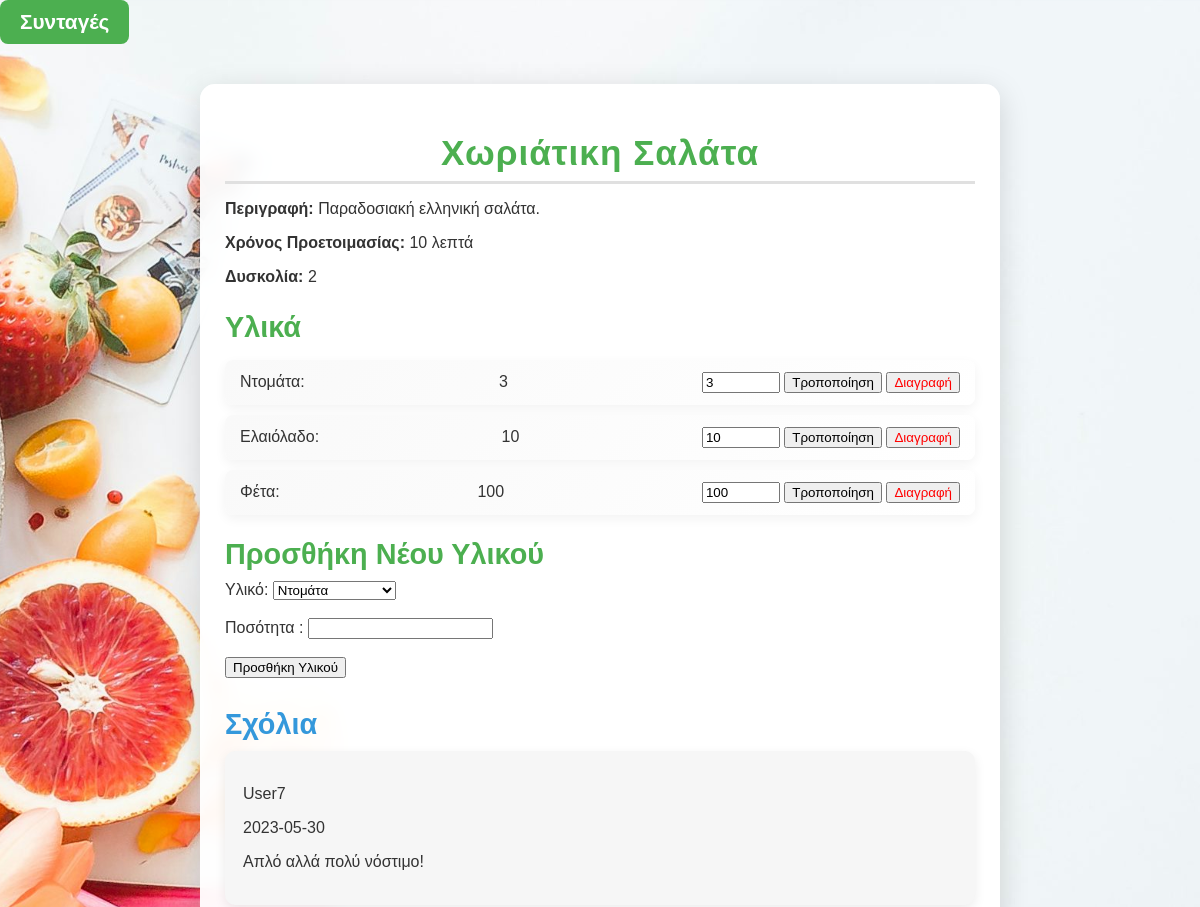
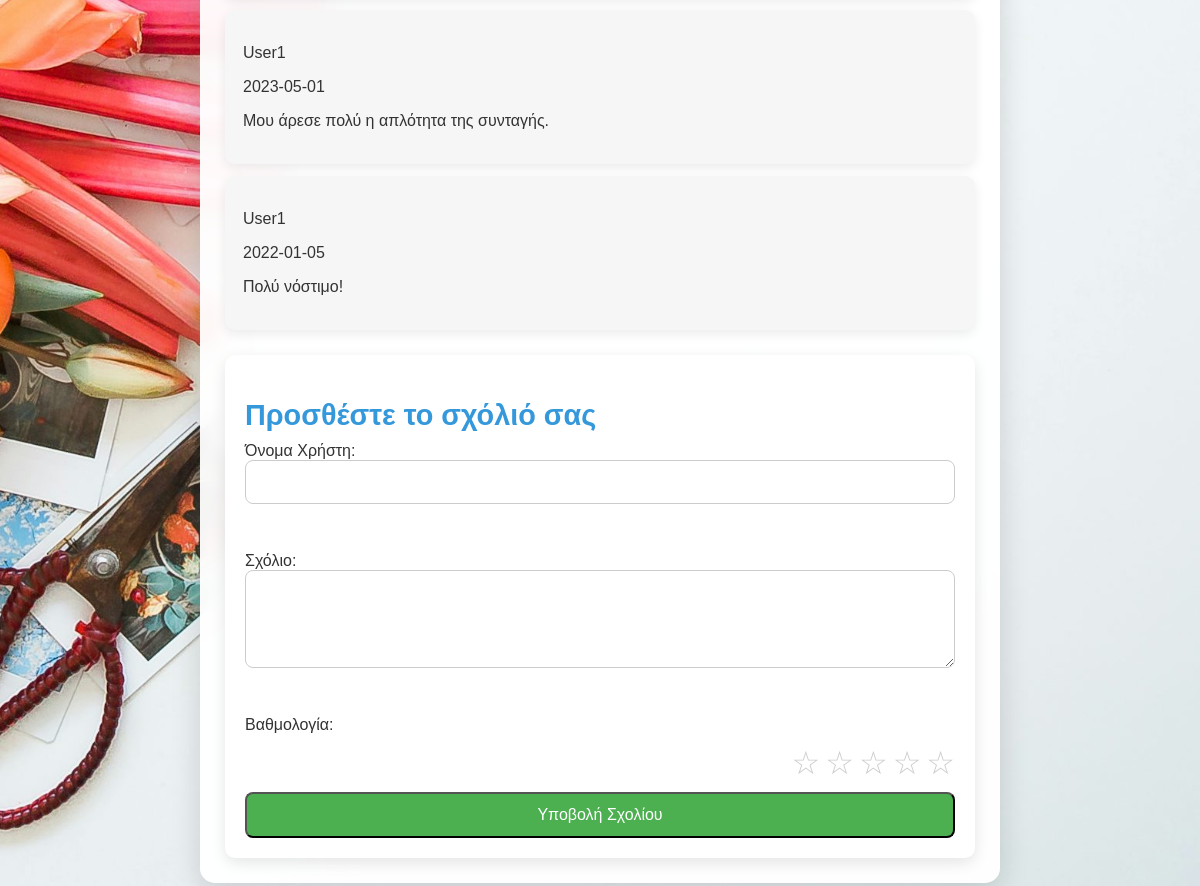
Page /Site/recipe_details.php?id=SYN001 on the committed database (2 pictures, top to bottom).
### tables this page shows
CREATE TABLE SYNTAGH (
    ID_Syntaghs VARCHAR(10) PRIMARY KEY,
    Onoma_Syntaghs VARCHAR(70) NOT NULL,
    Xronos_Paragwgis INT NOT NULL,
    Perigrafh TEXT,
    Duskolia INT,
    Vathmologia_Syntaghs FLOAT(2, 1),
    ID_kathgorias CHAR(10)
);

CREATE TABLE SYNTAGH_YLIKO (
    ID_Syntaghs VARCHAR(20),
    ID_Ylikou VARCHAR(20),
    Posotita INT,
    PRIMARY KEY (ID_Syntaghs, ID_Ylikou),
    FOREIGN KEY (ID_Syntaghs) REFERENCES SYNTAGH(ID_Syntaghs),
    FOREIGN KEY (ID_Ylikou) REFERENCES YLIKO(ID_Ylikou)
);

CREATE TABLE YLIKO (
    ID_Ylikou CHAR(5) PRIMARY KEY,
    Onomasia_Ylikou VARCHAR(30) NOT NULL,
    Plithos_Thermidon_per100g DECIMAL(4, 1) NOT NULL,
    Kathgoria VARCHAR(20),
    Onomasia_Xorhgou VARCHAR(40)
);

CREATE TABLE SXOLIO (
    ID_Sxolio INT AUTO_INCREMENT PRIMARY KEY,
    Onoma_xrhsth VARCHAR(30),
    Keimeno TEXT NOT NULL,
    Hmeromhnia_Dhmosieyshs DATE,
    ID_Syntaghs CHAR(10)
);

CREATE TABLE XRHSTHS (
    Onoma_Xrhsth VARCHAR(30) PRIMARY KEY,
    Email VARCHAR(40) NOT NULL,
    Kwdikou_Prosbashs VARCHAR(20) NOT NULL,
    Hmeromhnia_Eggrafhs DATE
);

### Site/recipe_details.php (the view, shortened to what this page needs)
<?php
include 'config.php';
$id = $_GET['id'];
$query = "SELECT * FROM SYNTAGH WHERE ID_Syntaghs = '$id'";
$result = $conn->query($query);
$recipe = $result->fetch_assoc();
$query_ingredients = "SELECT Y.ID_Ylikou, Y.Onomasia_Ylikou, SY.Posotita
                      FROM SYNTAGH_YLIKO SY
                      JOIN YLIKO Y ON SY.ID_Ylikou = Y.ID_Ylikou
                      WHERE SY.ID_Syntaghs = '$id'";
$result_ingredients = $conn->query($query_ingredients);
$query_comments = "SELECT X.Onoma_Xrhsth, S.Keimeno, S.Hmeromhnia_Dhmosieyshs
                   FROM SXOLIO S
                   JOIN XRHSTHS X ON S.Onoma_Xrhsth = X.Onoma_Xrhsth
                   WHERE S.ID_Syntaghs = '$id'
                   ORDER BY S.Hmeromhnia_Dhmosieyshs DESC";
$result_comments = $conn->query($query_comments);
?>
<!DOCTYPE html>
<html lang="el">
<head>
</head>
<body>
    <a href="recipes.php" class="title-button">Συνταγές</a>
    <div class="recipe-details">
        <h1><?php echo $recipe['Onoma_Syntaghs']; ?></h1>
        <p><strong>Περιγραφή:</strong> <?php echo $recipe['Perigrafh']; ?></p>
        <p><strong>Χρόνος Προετοιμασίας:</strong> <?php echo $recipe['Xronos_Paragwgis']; ?> λεπτά</p>
        <p><strong>Δυσκολία:</strong> <?php echo $recipe['Duskolia']; ?></p>
        <div class="ingredients">
            <h2>Υλικά</h2>
            <ul>
                <?php
                if ($result_ingredients->num_rows > 0) {
                    while ($ingredient = $result_ingredients->fetch_assoc()) {
                        echo "<li><span>" . $ingredient['Onomasia_Ylikou'] . ":</span> " . $ingredient['Posotita'] . "";
                        echo "<form action='' method='POST' style='display:inline;'>
                                <input type='hidden' name='ingredient_id' value='" . $ingredient['ID_Ylikou'] . "'>
                                <input type='number' name='quantity' value='" . $ingredient['Posotita'] . "' style='width: 70px;'>
                                <button type='submit' name='update_ingredient'>Τροποποίηση</button>
                                <button type='submit' name='delete_ingredient' style='color: red;'>Διαγραφή</button>
                              </form>";
                        echo "</li>";
                    }
                } else {
                    echo "<li>Δεν υπάρχουν διαθέσιμα υλικά για αυτή τη συνταγή.</li>";
                }
                ?>
            </ul>
            <div class="add-ingredient">
                <h2>Προσθήκη Νέου Υλικού</h2>
                <form action="" method="POST">
                    <label for="new_ingredient">Υλικό:</label>
                    <select id="new_ingredient" name="new_ingredient" required>
                        <?php
                        $query_all_ingredients = "SELECT * FROM YLIKO";
                        $all_ingredients = $conn->query($query_all_ingredients);
                        while ($ingredient_option = $all_ingredients->fetch_assoc()) {
                            echo "<option value='" . $ingredient_option['ID_Ylikou'] . "'>" . $ingredient_option['Onomasia_Ylikou'] . "</option>";
                        }
                        ?>
                    </select><br><br>
                    <label for="new_quantity">Ποσότητα :</label>
                    <input type="number" id="new_quantity" name="new_quantity" required><br><br>
                    <button type="submit" name="add_ingredient">Προσθήκη Υλικού</button>
                </form>
            </div>
        </div>
        <div class="comments">
            <h2>Σχόλια</h2>
            <?php
            if ($result_comments->num_rows > 0) {
                while ($comment = $result_comments->fetch_assoc()) {
                    echo "<div class='comment'>";
                    echo "<p class='username'>" . $comment['Onoma_Xrhsth'] . "</p>";
                    echo "<p class='date'>" . $comment['Hmeromhnia_Dhmosieyshs'] . "</p>";
                    echo "<p>" . $comment['Keimeno'] . "</p>";
                    echo "</div>";
                }
            } else {
                echo "<p>Δεν υπάρχουν σχόλια για αυτή τη συνταγή.</p>";
            }
            ?>
            <div class="add-comment">
                <h2>Προσθέστε το σχόλιό σας</h2>
                <form action="" method="POST">
                    <label for="username">Όνομα Χρήστη:</label>
                    <input type="text" id="username" name="username" required><br><br>
                    <label for="comment">Σχόλιο:</label>
                    <textarea id="comment" name="comment" rows="4" required></textarea><br><br>
                    <label for="rating">Βαθμολογία:</label>
                    <div class="rating-container">
                        <label for="star1">☆</label>
                        <label for="star2">☆</label>
                        <label for="star3">☆</label>
                        <label for="star4">☆</label>
                        <label for="star5">☆</label>
                    </div>
                    <button type="submit" name="submit_comment">Υποβολή Σχολίου</button>
                </form>
            </div>
        </div>
    </div>
</body>
</html>

### Site/recipe_details.php (style rules this page uses)
body { font-family: 'Poppins', sans-serif; background-image: url('recipe_details.jpg'); background-size: cover; background-position: center; color: #333; margin: 0; padding: 0; }
.recipe-details { max-width: 750px; margin: 40px auto; padding: 25px; background-color: rgba(255, 255, 255, 0.95); border-radius: 15px; box-shadow: 0px 8px 30px rgba(0, 0, 0, 0.15); backdrop-filter: blur(8px); }
.recipe-details h1 { color: #4CAF50; font-size: 2.2em; border-bottom: 3px solid #e0e0e0; padding-bottom: 8px; margin-bottom: 15px; text-align: center; letter-spacing: 1px; }
.ingredients { margin-top: 25px; }
.ingredients h2 { color: #4CAF50; font-size: 1.8em; margin-bottom: 10px; text-align: left; }
.ingredients ul { list-style: none; padding: 0; }
.ingredients li { background: linear-gradient(135deg, #f9f9f9, #ffffff); padding: 12px 15px; margin-bottom: 10px; border-radius: 8px; box-shadow: 0px 4px 12px rgba(0, 0, 0, 0.05); display: flex; justify-content: space-between; align-items: center; transition: transform 0.2s ease, box-shadow 0.2s ease; }
.comments { margin-top: 30px; }
.comments h2 { color: #3498db; font-size: 1.8em; margin-bottom: 10px; }
.comment { background-color: #f6f6f6; padding: 18px; margin-bottom: 12px; border-radius: 10px; box-shadow: 0px 4px 12px rgba(0, 0, 0, 0.08); transition: background-color 0.3s ease; }
.add-comment { margin-top: 25px; background-color: #ffffff; padding: 20px; border-radius: 10px; box-shadow: 0px 5px 15px rgba(0, 0, 0, 0.1); }
.add-comment form { display: flex; flex-direction: column; }
.add-comment input[type="text"], .add-comment textarea { margin-bottom: 12px; padding: 12px; border-radius: 8px; border: 1px solid #ccc; font-size: 1rem; }
.add-comment button { padding: 12px; background-color: #4CAF50; color: white; font-size: 1em; border-radius: 8px; cursor: pointer; transition: background-color 0.3s ease, transform 0.2s; }
.title-button { display: inline-block; text-decoration: none; padding: 10px 20px; background-color: #4CAF50; color: white; font-size: 1.3em; font-weight: bold; border-radius: 8px; border: none; cursor: pointer; text-align: center; transition: background-color 0.3s, transform 0.2s; }
.rating-container { display: flex; margin: 10px 0; flex-direction: row-reverse; justify-content: flex-start; gap: 5px; }
.rating-container label { font-size: 2rem; color: #ccc; cursor: pointer; transition: color 0.3s ease; }

### rows in the picture
syntagh: Onoma_Syntaghs "Χωριάτικη Σαλάτα", Perigrafh "Παραδοσιακή ελληνική σαλάτα.", Xronos_Paragwgis "10", Duskolia "2"
syntagh_yliko: ID_Ylikou.Onomasia_Ylikou "Ντομάτα", Posotita "3", quantity "3"
syntagh_yliko: ID_Ylikou.Onomasia_Ylikou "Ελαιόλαδο", Posotita "10", quantity "10"
syntagh_yliko: ID_Ylikou.Onomasia_Ylikou "Φέτα", Posotita "100", quantity "100"
sxolio: xrhsths.Onoma_Xrhsth "User7", Hmeromhnia_Dhmosieyshs "2023-05-30", Keimeno "Απλό αλλά πολύ νόστιμο!"
sxolio: xrhsths.Onoma_Xrhsth "User1", Hmeromhnia_Dhmosieyshs "2023-05-01", Keimeno "Μου άρεσε πολύ η απλότητα της συνταγής."
sxolio: xrhsths.Onoma_Xrhsth "User1", Hmeromhnia_Dhmosieyshs "2022-01-05", Keimeno "Πολύ νόστιμο!"

### other values in the picture
form field new_ingredient "Ντομάτα"
